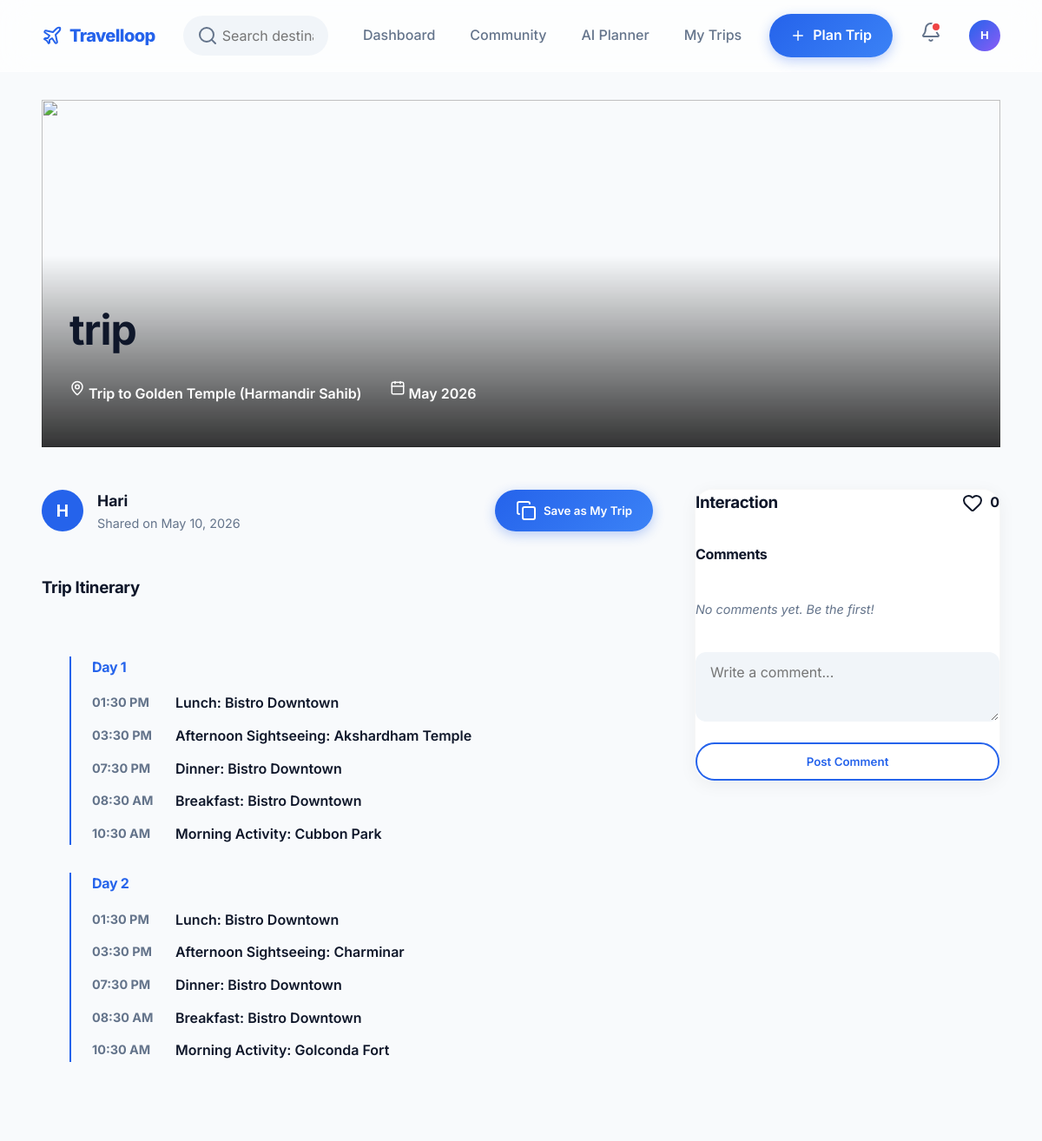
/community/post/2 (signed in), run on the app's committed database.
### app.py (models this page shows, shortened)
class User(db.Model, UserMixin):
    id = db.Column(db.Integer, primary_key=True)
    name = db.Column(db.String(150), nullable=False)
    email = db.Column(db.String(150), unique=True, nullable=False)
    password = db.Column(db.String(60), nullable=False)
    trips = db.relationship('Trip', backref='owner', lazy=True)

class CommunityPost(db.Model):
    id = db.Column(db.Integer, primary_key=True)
    user_id = db.Column(db.Integer, db.ForeignKey('user.id'), nullable=False)
    trip_id = db.Column(db.Integer, db.ForeignKey('trip.id'), nullable=False)
    title = db.Column(db.String(150), nullable=False)
    description = db.Column(db.Text, default='')
    created_at = db.Column(db.DateTime, default=datetime.utcnow)
    user = db.relationship('User', backref='posts', lazy=True)
    trip = db.relationship('Trip', backref='community_posts', lazy=True)
    likes = db.relationship('PostLike', backref='post', lazy=True, cascade='all, delete-orphan')
    comments = db.relationship('PostComment', backref='post', lazy=True, cascade='all, delete-orphan', order_by='PostComment.created_at')

class Trip(db.Model):
    id = db.Column(db.Integer, primary_key=True)
    name = db.Column(db.String(200), nullable=False)
    start_date = db.Column(db.Date, nullable=False)
    end_date = db.Column(db.Date, nullable=False)
    description = db.Column(db.Text, nullable=True)
    cover_photo = db.Column(db.String(255), nullable=True, default='default_trip.jpg')
    user_id = db.Column(db.Integer, db.ForeignKey('user.id'), nullable=False)
    is_public = db.Column(db.Boolean, default=False)
    num_travelers = db.Column(db.Integer, default=1)
    created_at = db.Column(db.DateTime, default=datetime.utcnow)
    itinerary_items = db.relationship('ItineraryItem', backref='trip', lazy=True, cascade="all, delete-orphan")
    packing_items = db.relationship('PackingItem', backref='trip', lazy=True, cascade="all, delete-orphan")
    notes = db.relationship('TripNote', backref='trip', lazy=True, cascade="all, delete-orphan")
    @property
    def smart_hero_image(self):
        fallback = 'https://images.unsplash.com/photo-1488646953014-85cb44e25828?w=800'
        if self.cover_photo and self.cover_photo != 'default_trip.jpg' and self.cover_photo != '':
            return self.cover_photo
        if self.itinerary_items:
            first_item = self.itinerary_items[0]
            p = Place.query.filter(Place.name.ilike(f"%{first_item.name}%")).first()
            if p and p.image_url:
                return p.image_url
        p_by_name = Place.query.filter(or_(Place.name.ilike(f"%{self.name}%"), Place.country.ilike(f"%{self.name}%"))).first()
        if p_by_name and p_by_name.image_url:
            return p_by_name.image_url
        return fallback

class ItineraryItem(db.Model):
    id = db.Column(db.Integer, primary_key=True)
    trip_id = db.Column(db.Integer, db.ForeignKey('trip.id'), nullable=False)
    day = db.Column(db.Integer, nullable=False, default=1)
    time = db.Column(db.String(50), nullable=True)
    name = db.Column(db.String(200), nullable=False)
    category = db.Column(db.String(50), nullable=False)
    description = db.Column(db.Text, nullable=True)
    cost = db.Column(db.Float, default=0.0)

### app.py (the view)
@app.route('/community/post/<int:post_id>')
@login_required
def view_post(post_id):
    post = CommunityPost.query.get_or_404(post_id)
    is_liked = PostLike.query.filter_by(user_id=current_user.id, post_id=post_id).first() is not None
    return render_template('post_detail.html', post=post, is_liked=is_liked)

### app.py (called while the page is built)
@app.context_processor
def inject_globals():
    return dict(timedelta=timedelta, date=date)

@login_manager.user_loader
def load_user(user_id):
    return User.query.get(int(user_id))

### templates/post_detail.html (shortened to what this page needs)
{% extends "base.html" %}
{% block content %}
<div class="post-hero">
    <img src="{{ post.trip.smart_hero_image }}" class="hero-img">
    <div class="hero-overlay">
        <h1 style="font-size: 3rem; margin-bottom: 1rem;">{{ post.title }}</h1>
        <div style="display: flex; gap: 2rem; font-weight: 600;">
            <span><i data-lucide="map-pin" style="width: 18px;"></i> {{ post.trip.name }}</span>
            <span><i data-lucide="calendar" style="width: 18px;"></i> {{ post.trip.start_date.strftime('%b %Y') }}</span>
        </div>
    </div>
</div>
<div class="detail-grid">
    <div class="main-content">
        <div class="author-strip">
            <div style="width: 48px; height: 48px; border-radius: 50%; background: var(--primary); color: white; display: flex; align-items: center; justify-content: center; font-weight: 700; font-size: 1.2rem;">
                {{ post.user.name[0].upper() }}
            </div>
            <div>
                <div style="font-weight: 700; font-size: 1.1rem;">{{ post.user.name }}</div>
                <div style="color: var(--muted); font-size: 0.9rem;">Shared on {{ post.created_at.strftime('%B %d, %Y') }}</div>
            </div>
            <div style="margin-left: auto;">
                <button class="btn btn-primary" data-trip-id="{{ post.trip_id }}" onclick="copyTrip(this.dataset.tripId, this)">
                    <i data-lucide="copy"></i> Save as My Trip
                </button>
            </div>
        </div>
        <h3>Trip Itinerary</h3>
        <div class="itinerary-preview">
            {% set items_by_day = {} %}
            {% for item in post.trip.itinerary_items %}
                {% if item.day not in items_by_day %}
                    {% set _ = items_by_day.update({item.day: []}) %}
                {% endif %}
                {% set _ = items_by_day[item.day].append(item) %}
            {% endfor %}
            {% for day, items in items_by_day.items()|sort %}
            <div class="day-block">
                <h4 style="margin-bottom: 1rem; color: var(--primary);">Day {{ day }}</h4>
                {% for item in items|sort(attribute='time') %}
                <div style="display: flex; gap: 1rem; margin-bottom: 0.75rem;">
                    <div style="font-weight: 700; font-size: 0.9rem; color: var(--muted); width: 80px;">{{ item.time }}</div>
                    <div style="font-weight: 600;">{{ item.name }}</div>
                </div>
                {% endfor %}
            </div>
            {% endfor %}
        </div>
    </div>
    <div class="sidebar">
        <div class="card" style="position: sticky; top: 100px;">
            <div style="display: flex; justify-content: space-between; align-items: center; margin-bottom: 2rem;">
                <h3 style="margin: 0;">Interaction</h3>
                <div class="stat-item {% if is_liked %}liked{% endif %}" data-post-id="{{ post.id }}" data-liked="{{ 'true' if is_liked else 'false' }}" style="display: flex; align-items: center; gap: 0.5rem; cursor: pointer;" onclick="toggleLike(this.dataset.postId, this)">
                    <i data-lucide="heart"></i>
                    <span class="like-count" style="font-weight: 700;">{{ post.likes|length }}</span>
                </div>
            </div>
            <h4>Comments</h4>
            <div style="max-height: 400px; overflow-y: auto; margin: 1.5rem 0;">
                {% for comment in post.comments %}
                <div class="comment-card">
                    <div style="font-weight: 700; font-size: 0.85rem; margin-bottom: 0.25rem;">{{ comment.user.name }}</div>
                    <div style="font-size: 0.92rem; color: var(--muted);">{{ comment.body }}</div>
                </div>
                {% else %}
                <p style="color: var(--muted); font-style: italic; font-size: 0.9rem;">No comments yet. Be the first!</p>
                {% endfor %}
            </div>
            <form action="{{ url_for('add_comment', post_id=post.id) }}" method="POST">
                <textarea name="body" class="form-control" style="width: 100%; height: 80px; margin-bottom: 1rem;" placeholder="Write a comment..." required></textarea>
                <button type="submit" class="btn btn-outline" style="width: 100%;">Post Comment</button>
            </form>
        </div>
    </div>
</div>
{% endblock %}

### templates/base.html (shortened to what this page needs)
<!DOCTYPE html>
<html lang="en">
<head>
    <link rel="stylesheet" href="{{ url_for('static', filename='css/style.css') }}">
</head>
<body>
    <nav class="navbar">
        <a href="{{ url_for('index') }}" class="nav-brand">
            <i data-lucide="plane" style="color: var(--primary);"></i> Travelloop
        </a>
        {% if current_user.is_authenticated %}
        <div class="nav-search-wrapper hidden-mobile">
            <div class="input-icon-wrapper">
                <input type="text" id="globalSearch" class="form-control with-icon"
                       placeholder="Search destinations, trips…" autocomplete="off">
            </div>
        </div>
        {% endif %}
        <div class="nav-links">
            {% if current_user.is_authenticated %}
                <a href="{{ url_for('dashboard') }}" class="nav-link {% if request.endpoint == 'dashboard' %}active{% endif %}">Dashboard</a>
                <a href="{{ url_for('community_feed') }}" class="nav-link {% if request.endpoint == 'community_feed' %}active{% endif %}">Community</a>
                <a href="{{ url_for('ai_planner') }}" class="nav-link {% if request.endpoint == 'ai_planner' %}active{% endif %}">AI Planner</a>
                <a href="{{ url_for('my_trips') }}"  class="nav-link {% if request.endpoint == 'my_trips' %}active{% endif %}">My Trips</a>
                <a href="{{ url_for('create_trip') }}" class="btn btn-primary">
                    <i data-lucide="plus" style="width:18px;height:18px;"></i> Plan Trip
                </a>
                <div style="position:relative;cursor:pointer;padding:0.5rem;color:var(--muted);">
                    <i data-lucide="bell"></i>
                    <span style="position:absolute;top:8px;right:8px;width:8px;height:8px;background:var(--danger);border-radius:50%;border:2px solid var(--white);"></span>
                </div>
                <div class="profile-wrapper">
                    <button class="profile-btn" onclick="toggleProfileMenu(event)" title="{{ current_user.name }}">
                        {{ current_user.name[0].upper() }}
                    </button>
                </div>
            {% else %}
                <a href="{{ url_for('login') }}"  class="nav-link">Log In</a>
                <a href="{{ url_for('signup') }}" class="btn btn-primary">Create Account</a>
            {% endif %}
        </div>
    </nav>
    <main class="container animate-fade-in-up">
        {% block content %}{% endblock %}
    </main>
</body>
</html>

### static/css/style.css (style rules this page uses)
:root { --primary: #2563EB; --primary-hover: #1D4ED8; --secondary: #14B8A6; --accent: #F59E0B; --background: #F8FAFC; --dark: #0F172A; --muted: #64748B; --success: #10B981; --danger: #EF4444; --white: #FFFFFF; --glass-bg: rgba(255, 255, 255, 0.7); --glass-border: rgba(255, 255, 255, 0.4); --radius-sm: 8px; --radius-md: 12px; --radius-lg: 16px; --radius-xl: 20px; --radius-full: 9999px; --shadow-soft: 0 4px 20px rgba(0, 0, 0, 0.05); --shadow-float: 0 10px 40px rgba(0, 0, 0, 0.08); --shadow-glass: 0 8px 32px rgba(31, 38, 135, 0.1); --transition: all 0.3s cubic-bezier(0.4, 0, 0.2, 1); }
body { font-family: 'Inter', sans-serif; background-color: var(--background); color: var(--dark); line-height: 1.6; margin: 0; padding: 0; -webkit-font-smoothing: antialiased; }
h1, h2, h3, h4, h5, h6 { font-family: 'Inter', sans-serif; font-weight: 700; color: var(--dark); margin-top: 0; letter-spacing: -0.02em; }
.card { background: var(--white); border-radius: var(--radius-xl); box-shadow: var(--shadow-soft); transition: var(--transition); border: 1px solid rgba(0, 0, 0, 0.03); }
.navbar { background: var(--glass-bg); backdrop-filter: blur(16px); -webkit-backdrop-filter: blur(16px); border-bottom: 1px solid var(--glass-border); position: sticky; top: 0; z-index: 1000; display: flex; justify-content: space-between; align-items: center; padding: 1rem 4%; transition: var(--transition); }
.nav-brand { display: flex; align-items: center; gap: 0.5rem; font-size: 1.25rem; font-weight: 800; color: var(--primary); text-decoration: none; letter-spacing: -0.03em; }
.nav-links { display: flex; gap: 1.5rem; align-items: center; }
.nav-link { text-decoration: none; color: var(--muted); font-weight: 500; transition: var(--transition); padding: 0.5rem; }
.btn { display: inline-flex; align-items: center; justify-content: center; padding: 0.75rem 1.5rem; border-radius: var(--radius-full); font-weight: 600; text-decoration: none; cursor: pointer; border: none; transition: var(--transition); font-family: 'Inter', sans-serif; gap: 0.5rem; }
.btn-primary { background: linear-gradient(135deg, var(--primary) 0%, #3B82F6 100%); color: var(--white); box-shadow: 0 4px 14px rgba(37, 99, 235, 0.3); }
.btn-outline { background-color: transparent; color: var(--primary); border: 2px solid var(--primary); }
.form-control { width: 100%; padding: 0.75rem 1rem; background: #F1F5F9; border: 1px solid transparent; border-radius: var(--radius-md); font-family: 'Inter', sans-serif; font-size: 1rem; transition: var(--transition); box-sizing: border-box; color: var(--dark); }
.input-icon-wrapper { position: relative; }
.form-control.with-icon { padding-left: 2.75rem; }
.container { width: 92%; max-width: 1280px; margin: 0 auto; padding: 2rem 0; }
.animate-fade-in-up { animation: fadeInUp 0.6s cubic-bezier(0.4, 0, 0.2, 1) forwards; }

### templates/base.html (style rules this page uses)
.nav-search-wrapper { position: relative; flex: 1; max-width: 400px; margin: 0 2rem; }
#globalSearch { border-radius: var(--radius-full) !important; background: #F1F5F9 !important; }
.profile-wrapper { position: relative; }
.profile-btn { width: 36px; height: 36px; border-radius: 50%; background: linear-gradient(135deg, var(--primary), #8B5CF6); display: flex; align-items: center; justify-content: center; color: #fff; cursor: pointer; font-weight: 700; font-size: 0.85rem; border: none; transition: box-shadow 0.2s; }

### templates/post_detail.html (style rules this page uses)
.post-hero { position: relative; height: 400px; border-radius: var(--radius-2xl); overflow: hidden; margin-bottom: 3rem; }
.hero-img { width: 100%; height: 100%; object-fit: cover; }
.hero-overlay { position: absolute; bottom: 0; left: 0; right: 0; padding: 3rem 2rem; background: linear-gradient(transparent, rgba(0,0,0,0.8)); color: white; }
.detail-grid { display: grid; grid-template-columns: 2fr 1fr; gap: 3rem; }
.author-strip { display: flex; align-items: center; gap: 1rem; margin-bottom: 2rem; }
.itinerary-preview { background: #F8FAFC; border-radius: var(--radius-xl); padding: 2rem; margin-top: 2rem; }
.day-block { margin-bottom: 2rem; padding-left: 1.5rem; border-left: 2px solid var(--primary); }

### data on the page
User: name "H", user "H", user.name "Hari"
CommunityPost: title "trip", created_at "May 10, 2026"
Trip: trip.name "Trip to Golden Temple (Harmandir Sahib)", trip.start_date "May 2026"
ItineraryItem: time "01:30 PM", name "Lunch: Bistro Downtown"
ItineraryItem: time "03:30 PM", name "Afternoon Sightseeing: Akshardham Temple"
ItineraryItem: time "07:30 PM", name "Dinner: Bistro Downtown"
ItineraryItem: time "08:30 AM", name "Breakfast: Bistro Downtown"
ItineraryItem: time "10:30 AM", name "Morning Activity: Cubbon Park"
ItineraryItem: time "01:30 PM", name "Lunch: Bistro Downtown"
ItineraryItem: time "03:30 PM", name "Afternoon Sightseeing: Charminar"
ItineraryItem: time "07:30 PM", name "Dinner: Bistro Downtown"
ItineraryItem: time "08:30 AM", name "Breakfast: Bistro Downtown"
ItineraryItem: time "10:30 AM", name "Morning Activity: Golconda Fort"

### other printed values
{{ day }} "1" "2"
{{ post.likes|length }} "0"
